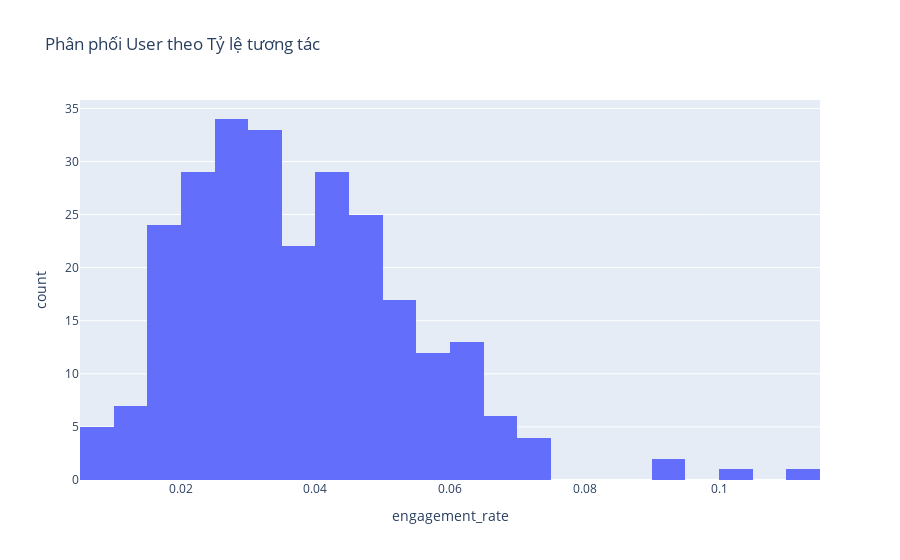

Notebook code for this chart:
### Code cell
px.histogram(user_stats_df, x='engagement_rate',
             title="Phân phối User theo Tỷ lệ tương tác")

### Figure 1 — Plotly figure (JSON) as saved in the notebook; plotly's stock layout.template omitted (floating-point values rounded to 4 significant figures; data arrays with more than 128 entries replaced by an {"elided": "..."} marker saying what was removed)
{"data": [{"bingroup": "x", "hovertemplate": "engagement_rate=%{x}<br>count=%{y}<extra></extra>", "legendgroup": "", "marker": {"color": "#636efa", "pattern": {"shape": ""}}, "name": "", "orientation": "v", "showlegend": false, "type": "histogram", "x": {"elided": "264 float values"}, "xaxis": "x", "yaxis": "y"}], "layout": {"barmode": "relative", "legend": {"tracegroupgap": 0}, "title": {"text": "Phân phối User theo Tỷ lệ tương tác"}, "xaxis": {"anchor": "y", "domain": [0, 1], "title": {"text": "engagement_rate"}}, "yaxis": {"anchor": "x", "domain": [0, 1], "title": {"text": "count"}}}}
